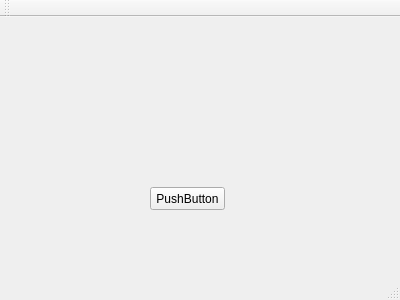
<?xml version="1.0" encoding="UTF-8"?>
<ui version="4.0">
 <class>MainWindow</class>
 <widget class="QMainWindow" name="MainWindow">
  <property name="geometry">
   <rect>
    <x>0</x>
    <y>0</y>
    <width>400</width>
    <height>300</height>
   </rect>
  </property>
  <property name="windowTitle">
   <string>MainWindow</string>
  </property>
  <widget class="QWidget" name="centralWidget">
   <widget class="QPushButton" name="sendBtn">
    <property name="geometry">
     <rect>
      <x>150</x>
      <y>170</y>
      <width>75</width>
      <height>23</height>
     </rect>
    </property>
    <property name="text">
     <string>PushButton</string>
    </property>
   </widget>
  </widget>
  <widget class="QMenuBar" name="menuBar">
   <property name="geometry">
    <rect>
     <x>0</x>
     <y>0</y>
     <width>400</width>
     <height>23</height>
    </rect>
   </property>
  </widget>
  <widget class="QToolBar" name="mainToolBar">
   <attribute name="toolBarArea">
    <enum>TopToolBarArea</enum>
   </attribute>
   <attribute name="toolBarBreak">
    <bool>false</bool>
   </attribute>
  </widget>
  <widget class="QStatusBar" name="statusBar"/>
 </widget>
 <layoutdefault spacing="6" margin="11"/>
 <resources/>
 <connections/>
</ui>
